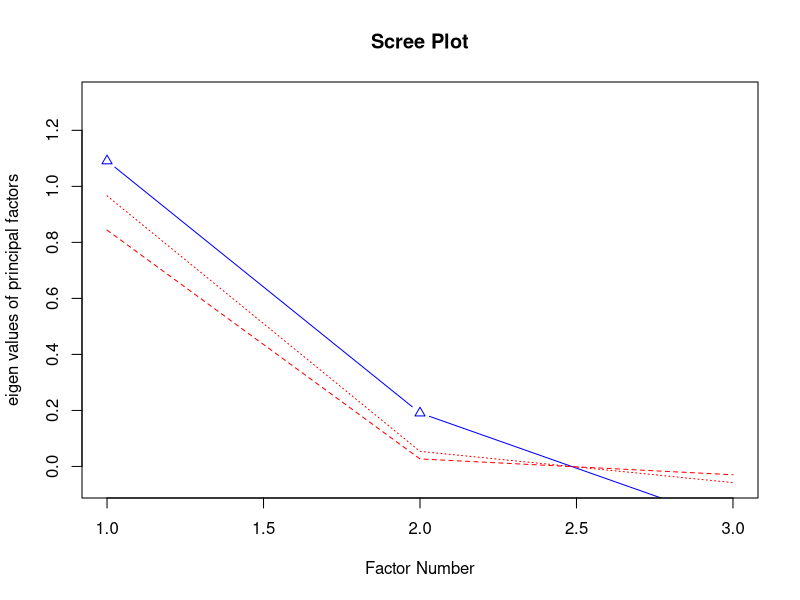
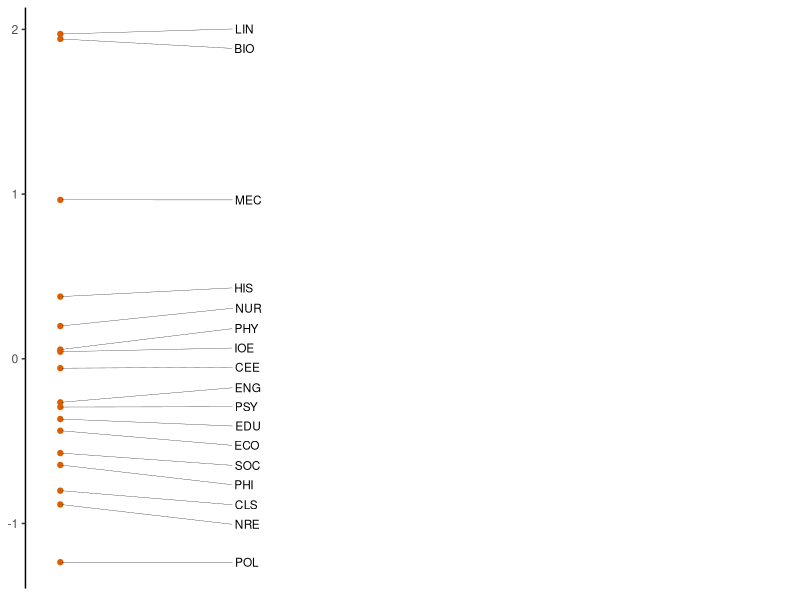

Source code (R) for these figures, in order:
## ---- chunk 1

library(tidyverse)
library(nFactors)

## ---- chunk 2

get_loadings <- function(m, n, cor_min=.20, get=c("loadings", "group_means", "dim_scores")) {
  
  # retrieve numberic variables
  nums <- unlist(lapply(m, is.numeric))
  
  # text conditions
  if (sum(nums == FALSE) != 1) stop ("you must have a single categorial variable")
  if (sum(nums == TRUE) < 2) stop ("you must have multiple numeric variables")
  
  # separate numeric variables from categorical variable
  d <- m[ , nums]
  g <- m[ , !nums]
  
  # check to see if category is factor
  if (is.factor(g) == FALSE) stop ("convert your categorical variable to a factor")
  
  # create correlation matrix
  m_cor <- cor(d, method = "pearson")
  diag(m_cor) <- 0
  
  # trim variables that fall below correlation threshold
  threshold <- apply(m_cor, 1, function(x) max(abs(x), na.rm = T) > .2)
  m_trim <- d[, threshold]
  m_z <- data.frame(scale(m_trim, center = TRUE, scale = TRUE))
  
  # carry out factor analysis and return loadings
  fa1 <- factanal(m_trim, factors = n, rotation="promax")
  f_loadings <- as.data.frame(unclass(fa1$loadings))
  if(get=="loadings") return(f_loadings)
  
  idx <- seq(1:ncol(f_loadings))
  
  # generate scores for either individual observations or cagegory means
  g_scores <- lapply(idx, function(i){
    pos <- row.names(f_loadings)[which(f_loadings[,i] > 0.35,arr.ind=T)]
    neg <- row.names(f_loadings)[which(f_loadings[,i] < -0.35,arr.ind=T)]
    pos_sums <- rowSums(m_z[pos])
    neg_sums <- rowSums(m_z[neg])
    dim_score <- mapply(function (x,y) x-y, pos_sums, neg_sums)
    dim_score <- data.frame(cbind(dim_score, as.character(g)), stringsAsFactors = F)
    colnames(dim_score) <- c("score", "group")
    dim_score$score <- as.numeric(dim_score$score)
    if(get=="dim_scores") return(dim_score)
    group_score <- aggregate(score~group, dim_score, mean)
    return(group_score)
  })
  
  # format scores and return
  if(get=="dim_scores") a_scores <- lapply(idx, function(i) data.table::setnames(g_scores[[i]],  c(colnames(f_loadings[i]), "group")))
    if(get=="dim_scores") a_scores <- do.call("cbind", a_scores)
  if(get=="dim_scores") a_scores <- a_scores[,unique(colnames(a_scores))]
  if(get=="dim_scores") a_scores <- a_scores[c("group", setdiff(names(a_scores), "group"))]
  if(get=="dim_scores") return(a_scores)
  
  if(get=="group_means") g_scores <- lapply(idx, function(i) data.table::setnames(g_scores[[i]],  c("group", colnames(f_loadings[i]))))
  if(get=="group_means") g_scores <- suppressWarnings(Reduce(function(...) merge(..., by = "group", all=T), g_scores))
  if(get=="group_means") return(g_scores)
}

## ---- chunk 3

df <- data.frame(
text_name = c("BIO.G0.10.2.txt", "BIO.G0.17.1.txt", "CEE.G1.05.1.txt", "CEE.G0.05.2.txt", "CLS.G1.03.1.txt", "CLS.G0.02.1.txt", "ECO.G1.01.1.txt", "ECO.G3.01.1.txt", "EDU.G1.03.1.txt", "EDU.G1.10.1.txt", "ENG.G1.03.1.txt", "ENG.G0.24.1.txt", "HIS.G1.07.1.txt", "HIS.G2.01.1.txt", "IOE.G0.03.1.txt", "IOE.G0.10.1.txt", "LIN.G1.06.2.txt", "LIN.G0.06.1.txt", "MEC.G0.08.4.txt", "MEC.G0.02.1.txt", "NRE.G1.27.1.txt", "NRE.G1.31.1.txt", "NUR.G2.03.3.txt", "NUR.G2.03.4.txt", "PHI.G1.04.1.txt", "PHI.G0.06.6.txt", "PHY.G2.01.1.txt", "PHY.G2.05.1.txt", "POL.G0.05.1.txt", "POL.G0.45.2.txt", "PSY.G2.10.5.txt", "PSY.G2.08.1.txt", "SOC.G1.05.2.txt", "SOC.G0.01.1.txt"),
AcademicTerms = c(12.51499400239904, 10.149572649572649, 7.590759075907591, 5.112781954887218, 3.783783783783784, 5.213270142180095, 5.31062124248497, 5.500331345261763, 6.508492156100091, 4.656319290465632, 6.927274752199576, 4.742715437073776, 8.256880733944955, 6.612002791346824, 8.150851581508515, 5.05050505050505, 10.184023421162694, 12.629523952545426, 9.547738693467336, 8.24742268041237, 4.686192468619247, 3.8939967550027044, 7.668711656441718, 6.309708953565875, 6.765523632993513, 3.009259259259259, 4.605678233438486, 8.661417322834646, 4.515474378488077, 2.3183391003460208, 7.191011235955057, 4.3367935409457905, 5.077574047954866, 5.057216685123662),
Character = c(2.9988004798080765, 1.46011396011396, 2.145214521452145, 1.3533834586466165, 8.756756756756756, 6.082148499210111, 4.0247160988643955, 5.964214711729622, 7.779074290159471, 7.031992397846057, 5.290121394364629, 6.602603843769374, 6.116207951070336, 3.6636427076064204, 4.866180048661801, 3.4090909090909087, 3.8686741948975327, 3.2587475596936475, 2.9522613065326633, 2.405498281786942, 1.8410041841004186, 3.1638723634396975, 8.224693251533742, 9.375694290157742, 6.719184430027804, 3.2407407407407405, 2.239747634069401, 3.477690288713911, 6.1897513952308465, 4.256055363321799, 5.348314606741573, 5.628604382929643, 5.218617771509168, 3.9867109634551494),
Orphaned = c(4.518192722910835, 6.730769230769231, 6.582324899156582, 2.4060150375939853, 2.540540540540541, 3.5545023696682465, 4.47561790247161, 6.229290921139827, 4.835991183715804, 2.1539436173582516, 5.067379440917697, 4.8047117172969624, 3.058103975535168, 2.6517794836008375, 6.569343065693431, 5.008417508417509, 5.959849435382685, 5.150923562096411, 7.097989949748744, 5.360824742268041, 2.6778242677824267, 2.4878312601406165, 5.04217791411043, 6.820706509664519, 2.2706209453197403, 1.6203703703703702, 4.73186119873817, 6.692913385826772, 3.450025367833587, 3.633217993079585, 5.348314606741573, 4.775086505190312, 4.231311706629055, 4.57733480989295),
Updates = c(0.11995201919232307, 0.17806267806267806, 0.27502750275027504, 1.2030075187969926, 0.5405405405405406, 0.1579778830963665, 0.250501002004008, 0.3976143141153081, 0.18151173343705432, 0.25340513145391197, 0.13364517206815904, 0.402975821450713, 0.20387359836901123, 0.26168876482903, 0.48661800486618007, 0.08417508417508417, 0.3345880384776244, 0.4655353656705211, 0, 0, 0.16736401673640167, 0.4597079502433748, 0.057515337423312884, 0.13330371028660298, 0.13901760889712697, 0.23148148148148145, 0.2523659305993691, 0.13123359580052493, 0.2536783358701167, 0.4844290657439446, 0.22471910112359553, 0.16147635524798157, 0.094029149036201215, 0.2583979328165375),
stringsAsFactors = F)

## ---- chunk 4

# df <- read_csv("/Users/user/ds_output/csv/CLUSTER_micusp_body.csv")


## ---- chunk 5

Group <- df %>% dplyr::select(text_name) %>% 
  mutate(text_name = str_extract(text_name, "^[A-Z]+")) %>%
  mutate(text_name = as.factor(text_name)) %>%
  rename(Group = text_name)

## ---- chunk 6
df <- dplyr::select(df, AcademicTerms:Updates, -Orphaned)
## ---- chunk 7
df <- data.frame(Group, df)
## ---- chunk 8
psych::fa.parallel(df[,2:4], fa="fa", main = "Scree Plot", show.legend=FALSE)
## ---- chunk 9
df_loadings <- get_loadings(df, 1, get = "loadings")
df_means <- get_loadings(df, 1, get = "group_means")
df_scores <- get_loadings(df, 1, get = "dim_scores")

## ---- chunk 10
ggplot(df_means, aes(y = Factor1, x = 1, label = group)) +
  geom_point(color = RColorBrewer::brewer.pal(3, "Dark2")[2]) +
  theme_classic() +
  theme(
    axis.line.x  = element_blank(),
    axis.ticks.x = element_blank(),
    axis.text.x  = element_blank(),
    axis.title = element_blank()
  ) +
  ggrepel::geom_text_repel(
    nudge_x      = 0.25,
    direction    = "y",
    hjust        = 0,
    segment.size = 0.1,
    size = 3
  ) +
  xlim(1, 2)
## ---- chunk 11
f_aov <- aov(Factor1 ~ group, data = df_scores)
summary(f_aov)
## ---- chunk 12
f_lm <- lm(Factor1 ~ group, data = df_scores)
summary(f_lm)
